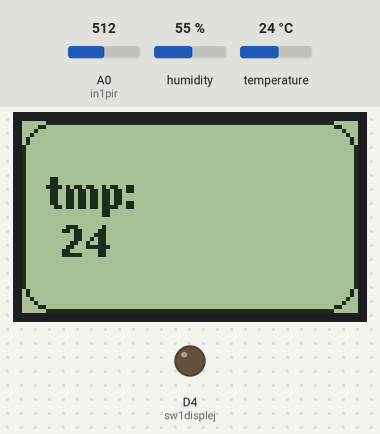
Bench run of a sketch on a simulated ESP8266 (NodeMCU). Shown: 84×48 one-colour display, output pins drawn as LEDs (lit = HIGH). Wiring (inferred from the names in the program): DHT11 sensor: data D6. Inputs (shaded band) come from the test bench; at power-on: A0 (in1pir) = 512, temperature 24 °C, humidity 55 %. WiFi joins after 1.5 s; servers stay silent unless stated; uploads are accepted with an empty reply; what the sketch prints to the serial monitor is not drawn.

Above: at 3.7 s.
3.8 s: A0 (in1pir) set to 409
9.8 s: A0 (in1pir) set to 393
At 11.4 s:
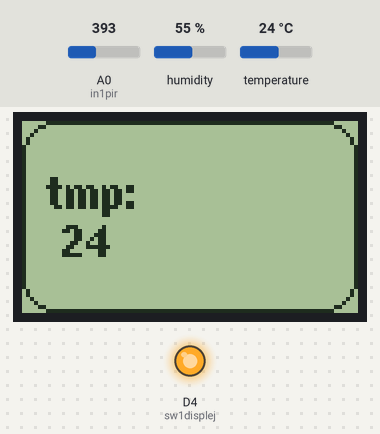
15.8 s: temperature set to 12 °C
At 17.2 s:
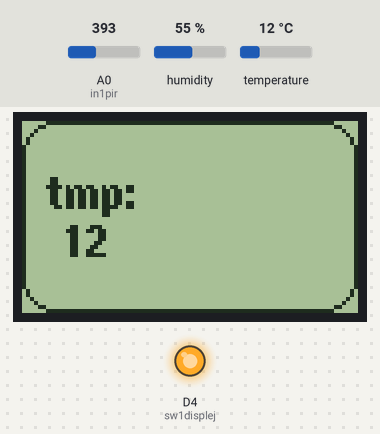
20.3 s: temperature set to 19 °C
At 21.5 s:
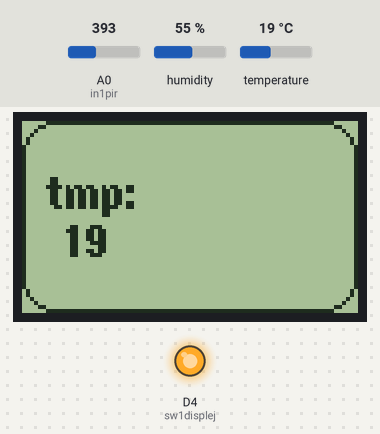
24.3 s: temperature set to 28 °C
At 25.8 s:
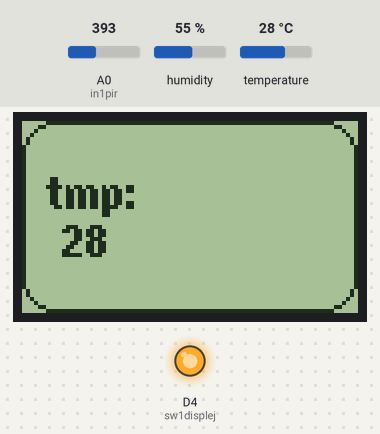
Timing chart, 0 to 27.3 s (numbered marks = the images above; inputs shaded):
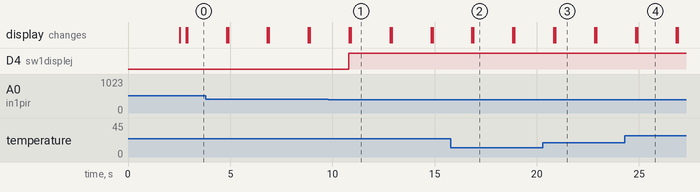

Measured:
- the behaviour switches between 401 and 400 on A0 (in1pir) (found by bisection; images 0 and 1)
- after the input at 9.8 s, D4 (sw1displej): LOW → HIGH after 1.0 s
- after the input at 15.8 s, the display: first differs from a run without the input after 1.1 s (image 2)
- after the input at 20.3 s, the display: first differs from a run without the input after 0.60 s (image 3)
- after the input at 24.3 s, the display: first differs from a run without the input after 0.61 s (image 4)
- what the display in image 1 shows lasts 1.9 s, from 10.9 s to 12.8 s

The sketch:

ml-display-nokia-v01.ino
```cpp
#include <SPI.h>
#include <Wire.h>
#include <ESP8266WiFi.h>
#include <ESP8266HTTPClient.h>
#include <DHT.h>
#include <U8g2lib.h>
#include <SPI.h>


const char* ssid = "velupapa";
const char* password = "lukas360";

#define DHTPIN D6
#define DHTTYPE DHT11
DHT dht(DHTPIN, DHTTYPE);
String temp, humidity;

static uint32_t timer;
static uint32_t timerWww;

int sw1displej = D4;
int in1pir = A0;//D8;

U8G2_PCD8544_84X48_1_4W_HW_SPI u8g2(U8G2_R0, /* CE=*/ 4, /* DC=*/ 0, /* RST=*/ 5);


void setup(void)
{
  Serial.begin(74880);

  pinMode(sw1displej, OUTPUT);
  pinMode(in1pir, INPUT);

  digitalWrite(sw1displej, LOW);
  delay(1000);
  dht.begin();

  WiFi.begin(ssid, password);
  while (WiFi.status() != WL_CONNECTED) {
    delay(500);
    Serial.print(".");
  }
  Serial.println(WiFi.localIP());

   u8g2.begin();

}

void loop() {
  if (millis() > timer) {
    timer = millis() + 2000;

    temp = dht.readTemperature();
    humidity = dht.readHumidity();

    if(temp.toInt()==0){
      Serial.println(F("Opatovne loadujem teplotu.-------------------------------------------"));
      Serial.println(temp.toInt());
      delay(1000);
      temp = dht.readTemperature();
      humidity = dht.readHumidity();
    }

    Serial.println("temp:"+temp);
    Serial.println("humidity:"+humidity);

    long state = analogRead(in1pir);
    if(state > 400){
      Serial.print(F("Zapinam displej"));
      digitalWrite(sw1displej, LOW);
    }else{
      Serial.print(F("Vypinam displej"));
      digitalWrite(sw1displej, HIGH);
    }
    Serial.print(state);

    u8g2.clear();                         // Display Löschen
    u8g2.firstPage();
    do {
        u8g2.setFont(u8g2_font_helvB08_tf); // Schrift definieren
        u8g2.setCursor(7, 22);              // Cursor auf Pixel X=7 und Y=22 setzen
        u8g2.print("tmp:");         // Text schreiben
        u8g2.setCursor(10, 34);             // Cursor auf Pixel X=10 und Y=34 setzen
        u8g2.print(temp.toInt());           // Text schreiben
        u8g2.drawRFrame(0, 0, 84, 48, 8);   // Rechtek mit Rundung Zeichnen
        u8g2.sendBuffer();                  // Daten an Display schicken
    } while ( u8g2.nextPage() );

  }

  if (millis() > timerWww) {
      timerWww = millis() + 600000;
      if(WiFi.status() == WL_CONNECTED) {
        HTTPClient http;
        Serial.println(F("Nahravam teplomer"));
        http.begin("http://system.tronic.sk/?action=record&type1=18&val1="+temp+"&type2=19&val2="+humidity);
        http.GET();
        http.end();
      }
  }

}
```
